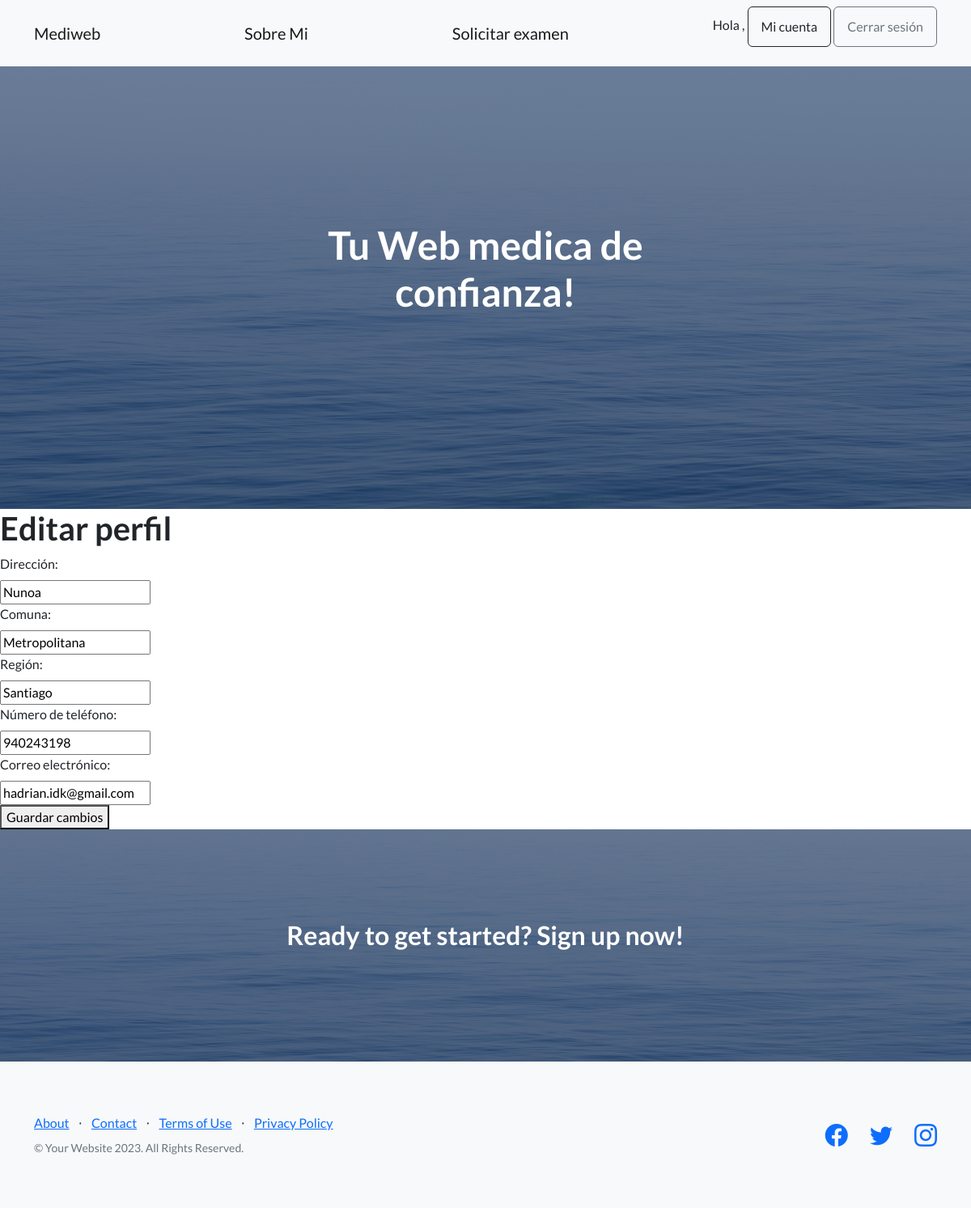
Screenshot of /mi-cuenta/editar (signed in) with the database file from the repository.
### AppWeb/models.py (models this page shows, shortened)
class CustomUser(AbstractUser):
    nombre = models.CharField('Nombre', max_length=100)
    apellido = models.CharField('Apellido', max_length=100)
    email = models.EmailField('Correo electronico', unique=True)
    region = models.CharField('Region', max_length=100)
    comuna = models.CharField('Comuna', max_length=100)
    direccion = models.CharField(max_length=255)
    telefono_contacto = models.CharField(max_length=20)
    fecha_nacimiento = models.DateField()
    rut = models.CharField(max_length=12, unique=True)
    genero = models.CharField(max_length=1, choices=(
        ('M', 'Masculino'),
        ('F', 'Femenino'),
        ('O', 'Otro'),
    ))
    objects = CustomUserManager()
    USERNAME_FIELD = 'email'
    REQUIRED_FIELDS = ['nombre', 'apellido', 'direccion', 'telefono_contacto', 'fecha_nacimiento', 'rut', 'genero', 'region', 'comuna']
    groups = models.ManyToManyField(
        'auth.Group',
        verbose_name='groups',
        blank=True,
        related_name='customuser_set',
        related_query_name='user'
    )
    user_permissions = models.ManyToManyField(
        'auth.Permission',
        verbose_name='user permissions',
        blank=True,
        related_name='customuser_set',
        related_query_name='user'
    )

### AppWeb/views.py (the view, shortened to what this page needs)
# urls.py: path('mi-cuenta/editar', views.editar_perfil, name='editar_perfil'),
@login_required
def editar_perfil(request):
    usuario = request.user
    return render(request, 'cuenta/editar_perfil.html', {'usuario': usuario})

### AppWeb/templates/cuenta/editar_perfil.html (shortened to what this page needs)
{% extends 'base.html' %}
{% load static %}
{% block content %}
<h1>Editar perfil</h1>
<form method="post">
    <label for="direccion">Dirección:</label><br>
    <input type="text" id="direccion" name="direccion" value="{{ usuario.direccion }}"><br>
    <label for="comuna">Comuna:</label><br>
    <input type="text" id="comuna" name="comuna" value="{{ usuario.comuna }}"><br>
    <label for="region">Región:</label><br>
    <input type="text" id="region" name="region" value="{{ usuario.region }}"><br>
    <label for="telefono">Número de teléfono:</label><br>
    <input type="text" id="telefono" name="telefono" value="{{ usuario.telefono_contacto }}"><br>
    <label for="correo">Correo electrónico:</label><br>
    <input type="email" id="correo" name="correo" value="{{ usuario.email }}"><br>
    <button type="submit">Guardar cambios</button>
</form>
{% endblock %}

### rows the page displays
CustomUser: direccion "Nunoa", comuna "Metropolitana", region "Santiago", telefono "940243198", correo "hadrian.idk@gmail.com"
